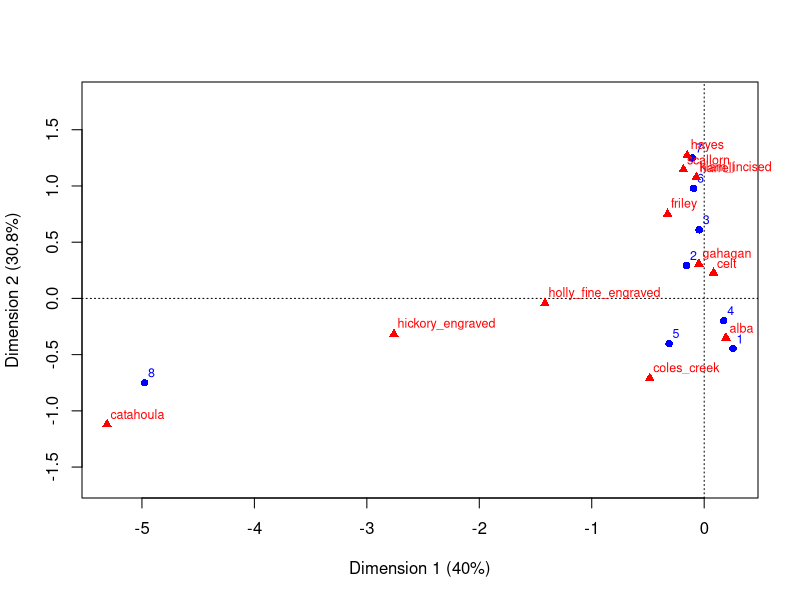
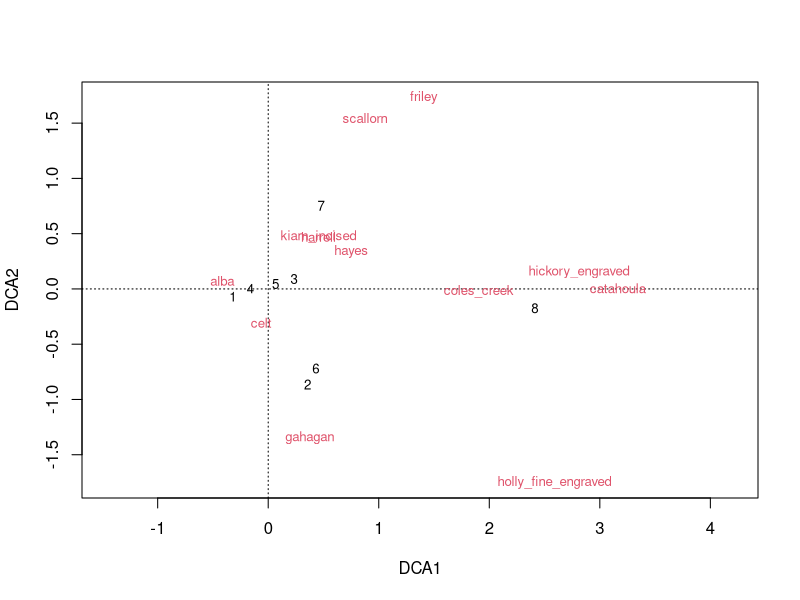
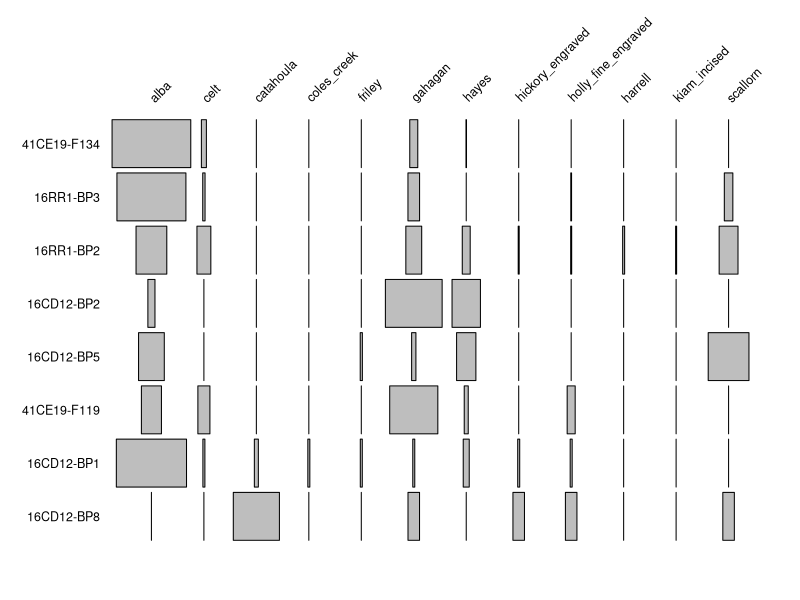
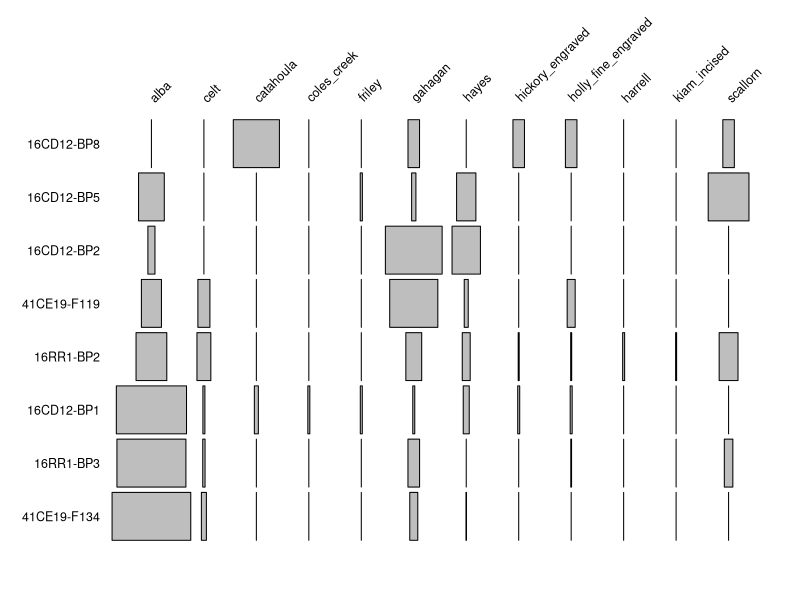
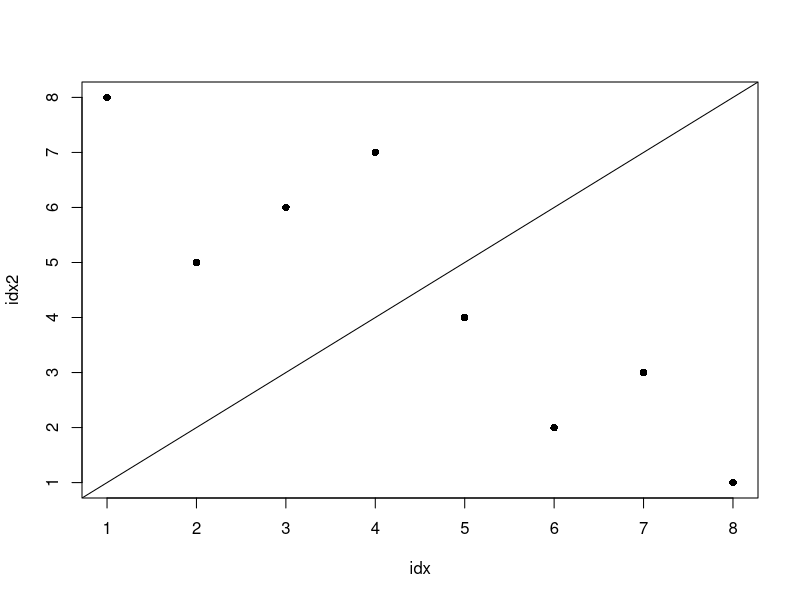

These figures' R source, in order:
## ---- chunk 1
data <- read.csv("gahagan-diagnostics.csv")
data$context <- as.character(data$context)
rowSums(data[, 3:14])
colSums(data[, 3:14])
gt4 <- rowSums(data[, 3:14]) > 3
data.sub <- data[gt4, ]

library(ca)
data.sub.ca <- ca(data.sub[, 3:14])
plot.ca(data.sub.ca, cex=.75)

library(vegan)
data.sub.dec <- decorana(data.sub[, 3:14])
plot(data.sub.dec, display="both")

library(plotrix)
rowlbl <- data.sub$context
idx <- rev(order(data.sub.ca$rowcoord[, 1]))
data.sub.pct <- prop.table(as.matrix(data.sub[, 3:14]), 1) * 100
battleship.plot(data.sub.pct[idx, ], 
                cex.labels = .75, 
                maxxspan=.75,
                yaxlab=rowlbl[idx], 
                col="gray")

idx2 <- rev(order(data.sub.dec$rproj[, 1]))
battleship.plot(data.sub.pct[idx2, ], 
                cex.labels = .75, 
                maxxspan=.75,
                yaxlab=rowlbl[idx2], 
                col="gray")

plot(idx, idx2, pch=16)
abline(a=0, b=1)
